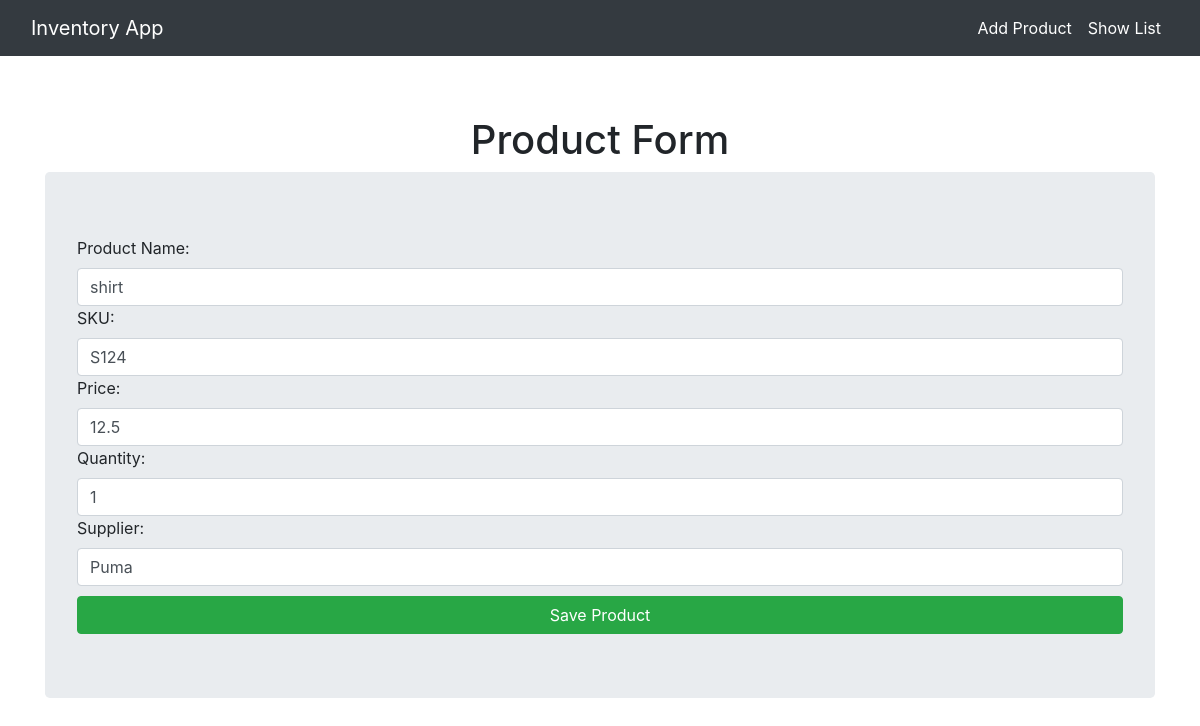
The app's page /update/2/ with its own data.
### invApp/models.py (models this page shows, shortened)
class Product(models.Model):
    product_id = models.AutoField(primary_key=True)
    name = models.CharField(max_length= 100)
    sku = models.CharField(max_length = 50, unique = True)
    price = models.FloatField()
    quantity = models.IntegerField()
    supplier = models.CharField(max_length = 100 )

### invApp/views.py (the view)
# urls.py: path('update/<int:product_id>/', views.product_update_view, name = 'product_update'),
def product_update_view(request, product_id):
    product = Product.objects.get(product_id=product_id)
    if request.method == 'POST':
        form = ProductForm(request.POST, instance=product)
        if form.is_valid():
            form.save()
            return redirect('product_list')
    else:
        form = ProductForm(instance=product)
    return render(request,'invApp/product_form.html', {'form': form})

### invApp/forms.py
class ProductForm(forms.ModelForm):
    class Meta:
        model = Product
        fields = '__all__'
        labels ={
            'product_id': 'Product ID',
            'name': 'Product Name',
            'sku': 'SKU',
            'price': 'Price',
            'quantity': 'Quantity',
            'supplier': 'Supplier',
        }
        widgets ={
            'product_id' : forms.NumberInput(attrs = {'placeholder': 'e.g 1', 'class' :'form-control'}),
            'name' : forms.TextInput(attrs = {'placeholder': 'e.g shirt', 'class' :'form-control'}),
            'sku' : forms.TextInput(attrs = {'placeholder': 'e.g S12345', 'class' :'form-control'}),
            'price' : forms.NumberInput(attrs = {'placeholder': 'e.g 19.99', 'class' :'form-control'}),
            'quantity' : forms.NumberInput(attrs = {'placeholder': 'e.g 10 ','class' :'form-control'}),
            'supplier' : forms.TextInput(attrs = {'placeholder': 'e.g ABC Corp', 'class' : 'form-control'}),
        }

### invApp/templates/invApp/product_form.html (shortened to what this page needs)
{% extends 'invApp/layout.html' %}
{% block content %}
<h1 class="text-center">Product Form</h1>
<form method="POST" class="jumbotron">
  {{form}}
  <button style="margin-top: 10px;" class="btn btn-success btn-block" type="submit">Save Product</button>
</form>
{% endblock %}

### invApp/templates/invApp/layout.html (style rules this page uses)
body { padding-top: 26px; }

### records on screen
Product: name "shirt", sku "S124", price "12.5", quantity "1", supplier "Puma"
